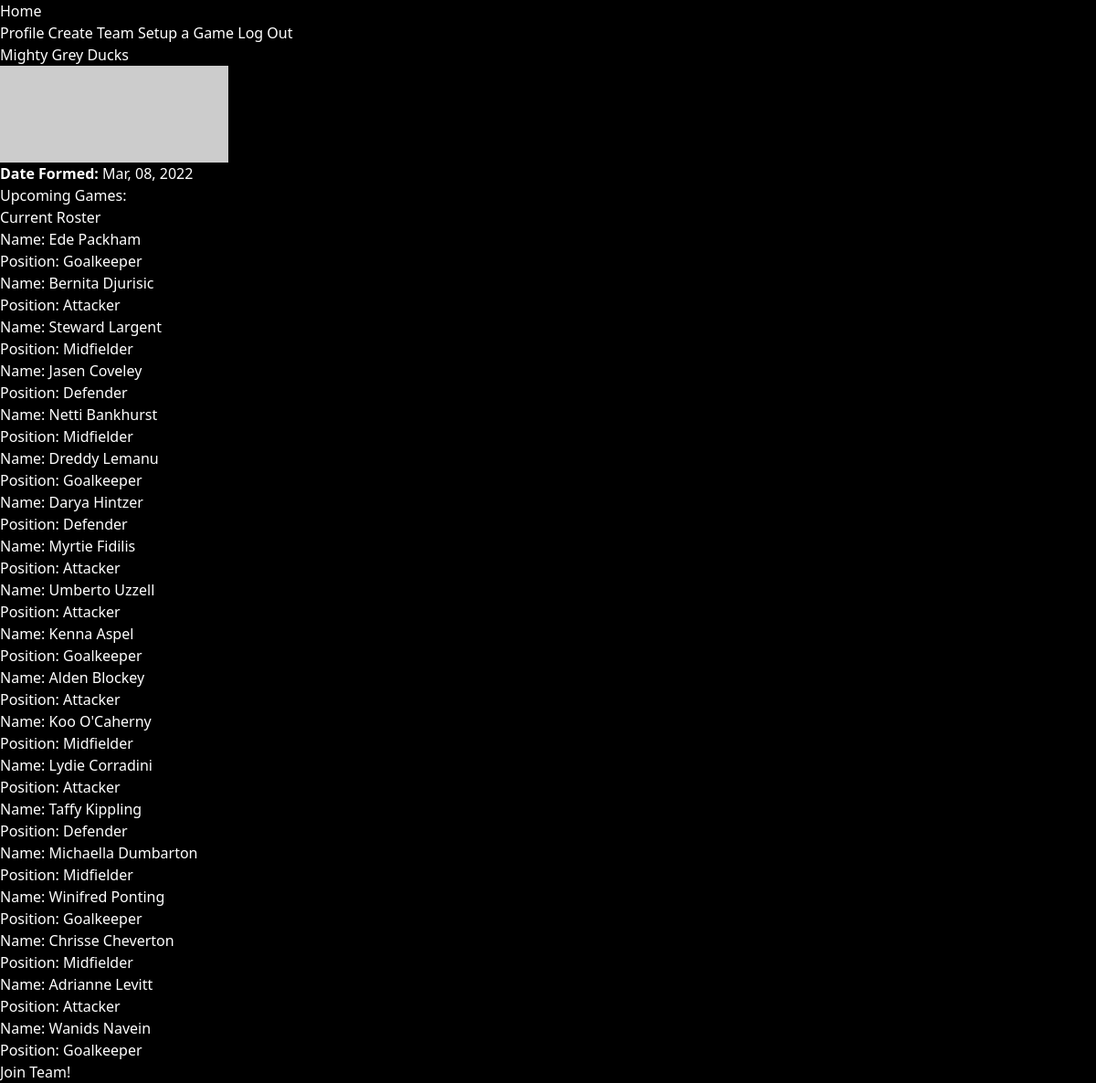
/team-details/1 (signed in), run on the app's committed database.
### kickup_app/models.py (models this page shows, shortened)
class Team(db.Model):
    id = db.Column(db.Integer, primary_key=True)
    team_name = db.Column(db.String(80), nullable=False)
    logo_url = db.Column(db.String(), nullable=True)
    date_formed = db.Column(db.Date)
    players = db.relationship('User', back_populates='team')
    home_games = db.relationship('Game', back_populates="home_team", foreign_keys="Game.home_id")
    away_games = db.relationship('Game', back_populates="away_team", foreign_keys="Game.away_id")

class User(UserMixin, db.Model):
    id = db.Column(db.Integer, primary_key=True)
    username = db.Column(db.String(80), nullable=False)
    password = db.Column(db.String(200), nullable=False)
    profile_picture = db.Column(db.String(), nullable=True)
    first_name = db.Column(db.String(80), nullable=False)
    last_name = db.Column(db.String(80), nullable=False)
    birth_date = db.Column(db.Date)
    position = db.Column(db.Enum(Position, name="position_enum"))
    team_id = db.Column(db.Integer, db.ForeignKey('team.id'), nullable=True)
    team = db.relationship('Team', back_populates='players')

### kickup_app/main/routes.py (the view)
@main.route('/team-details/<team_id>', methods=['GET', 'POST'])
@login_required
def team_details(team_id):
  team = Team.query.get(team_id)
  return render_template('team_details.html', team=team)

### kickup_app/extensions.py (called while the page is built)
@login_manager.user_loader
def load_user(user_id):
    return User.query.get(user_id)

### kickup_app/models.py (called while the page is built)
    def __str__(self):
        return str(self.value)

### kickup_app/templates/team_details.html (shortened to what this page needs)
{% extends 'index.html' %}
{% block content %}
<h1>{{ team.team_name }}</h1>
<section>
  <img src="{{team.logo_url}}" width="250" height="250"/>
  <p><strong>Date Formed: </strong>{{ team.date_formed.strftime('%b, %d, %Y') }}</p>
  <h2>Upcoming Games: </h2 >
  {% set all_games = [] %}
  <h3>Current Roster</h3>
  <ol>
    {% for player in team.players %}
    <li>
      <a href="/profile/{{ player.username }}">
        <p>Name: {{player.first_name}} {{player.last_name}}</p>
        <p>Position: {{ player.position }}</p>
      </a>
    </li>
    {% endfor %}
  </ol>
  <a href="/join-team/{{team.id}}"><button>Join Team!</button></a>
</section>
{% endblock %}

### data on the page
Team: team_name "Mighty Grey Ducks", date_formed "Mar, 08, 2022"
User: first_name "Ede", last_name "Packham", position "Goalkeeper"
User: first_name "Bernita", last_name "Djurisic", position "Attacker"
User: first_name "Steward", last_name "Largent", position "Midfielder"
User: first_name "Jasen", last_name "Coveley", position "Defender"
User: first_name "Netti", last_name "Bankhurst", position "Midfielder"
User: first_name "Dreddy", last_name "Lemanu", position "Goalkeeper"
User: first_name "Darya", last_name "Hintzer", position "Defender"
User: first_name "Myrtie", last_name "Fidilis", position "Attacker"
User: first_name "Umberto", last_name "Uzzell", position "Attacker"
User: first_name "Kenna", last_name "Aspel", position "Goalkeeper"
User: first_name "Alden", last_name "Blockey", position "Attacker"
User: first_name "Koo", last_name "O'Caherny", position "Midfielder"
User: first_name "Lydie", last_name "Corradini", position "Attacker"
User: first_name "Taffy", last_name "Kippling", position "Defender"
User: first_name "Michaella", last_name "Dumbarton", position "Midfielder"
User: first_name "Winifred", last_name "Ponting", position "Goalkeeper"
User: first_name "Chrisse", last_name "Cheverton", position "Midfielder"
User: first_name "Adrianne", last_name "Levitt", position "Attacker"
User: first_name "Wanids", last_name "Navein", position "Goalkeeper"
